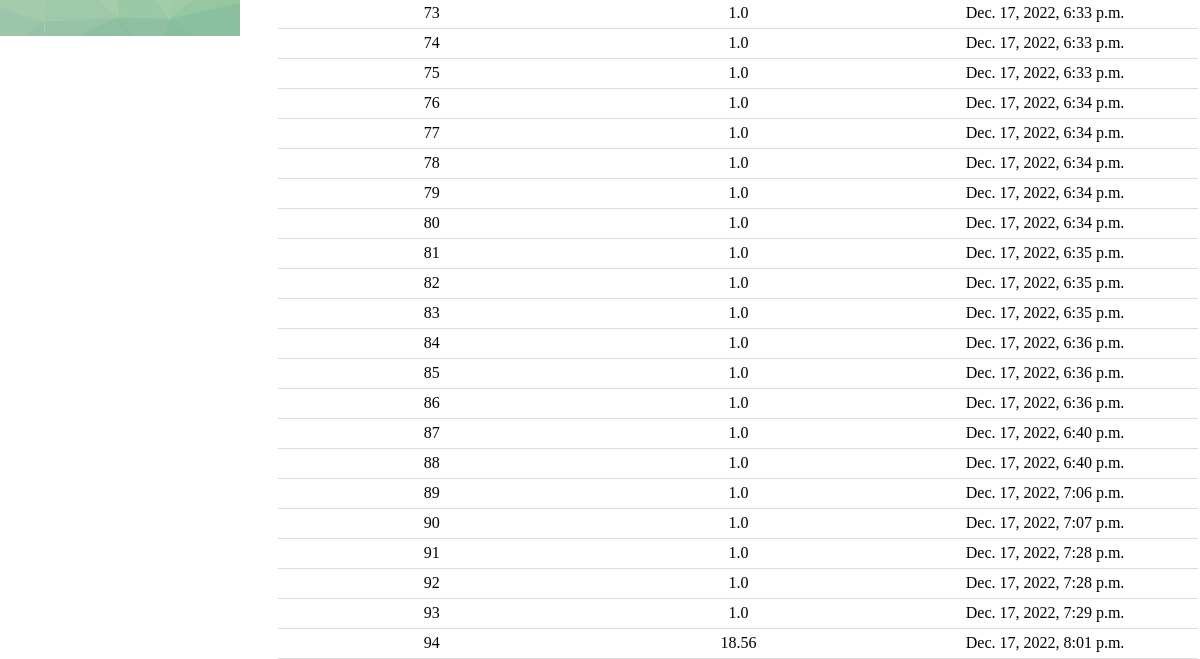
Before: /data2/ (lower part) with the older database file.
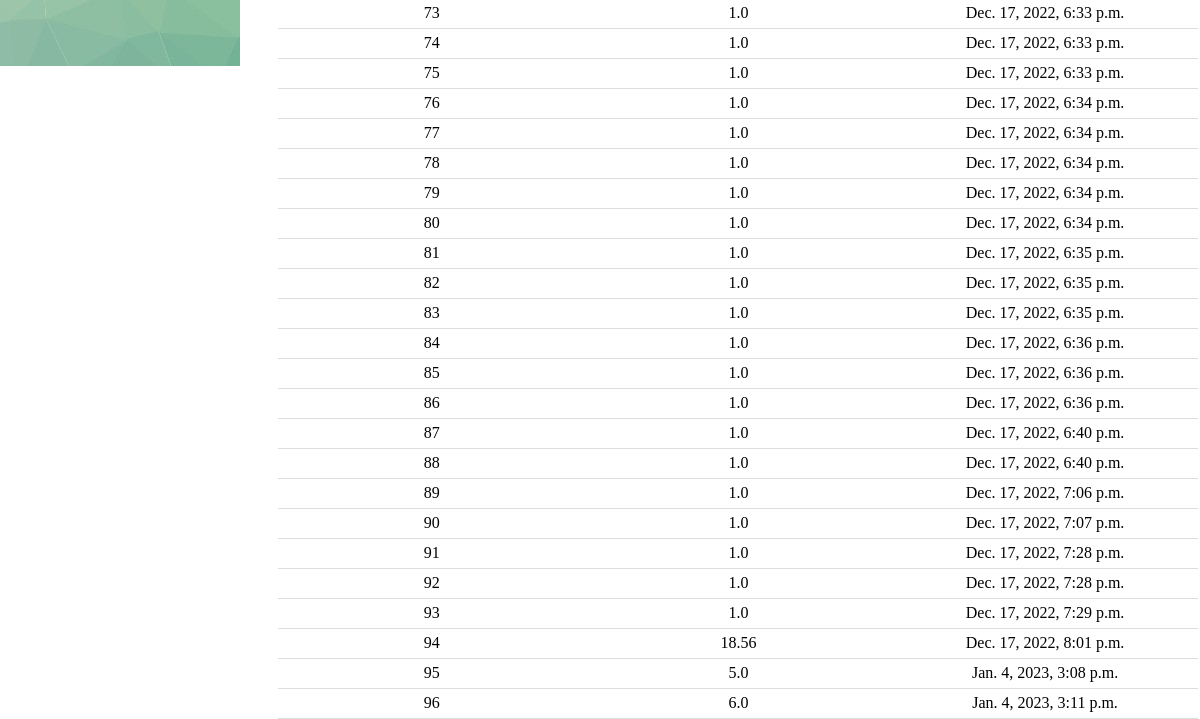
After: the same page with the newer database file.
### app/models.py (models this page shows, shortened)
class Dht(models.Model):
    temp = models.FloatField(null=True)
    dt = models.DateTimeField(auto_now_add=True,null=True)

### app/views.py (the view)
# urls.py: path('data2/', views.dht112, name='data2'),
def dht112(request):
    tab = Dht.objects.all()
    s = {'tab': tab}
    return render(request, 'index2.html', s)

### app/templates/index2.html (shortened to what this page needs)
<!DOCTYPE html>
{% load static %}
<html lang="en">
  <head>
    <link rel="stylesheet" href="{% static 'css/index2-3.css'%}"  />
  </head>
  <body>
    <div class="container">
      <div class="menu">
      </div>
      <div class="stats-container">
        <div class="table-container">
          <table>
              <tbody>
              {% for i in tab %}
              <tr>
              <td>{{i.id}}</td>
              <td>{{i.temp}}</td>
              <td>{{i.dt}}</td>
              {%endfor%}
              </tbody>
          </table>
        </div>
      </div>
    </div>
  </body>
</html>

Changed rows visible on the page:
added Dht: id "95", temp "5.0", dt "Jan. 4, 2023, 3:08 p.m."
added Dht: id "96", temp "6.0", dt "Jan. 4, 2023, 3:11 p.m."
